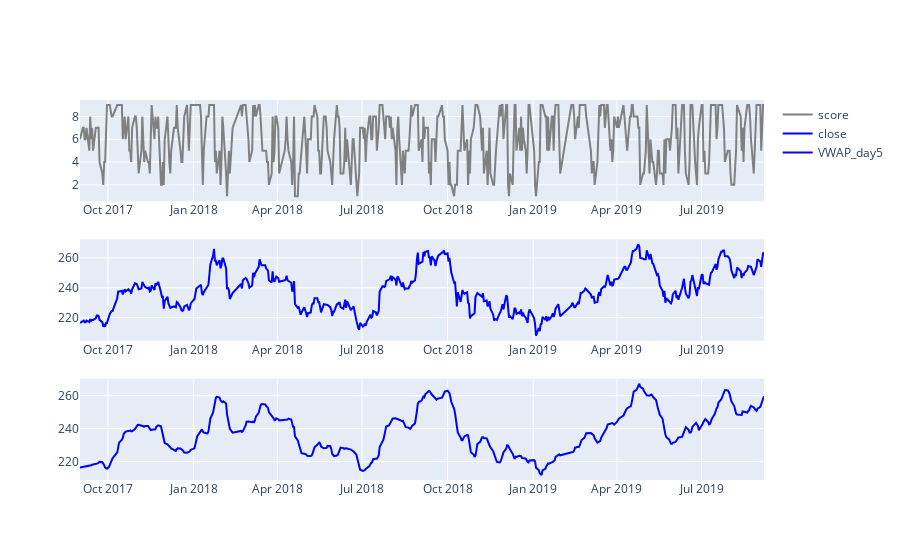

Write notebook code for a chart like this one.
### Code cell
df1 = d[d.StockNo == '2330'].sort_values(by='ts').reset_index(drop=True)
df1['future_return']
fig2 = make_subplots(rows=3, cols=1)

fig2.append_trace(
    go.Scatter(
        x=df1['ts'],
        y=df1['score'],
        mode="lines",
        line=go.scatter.Line(color="gray"),
        name="score",
        ),
    
    row=1, col=1,
)

fig2.append_trace(
    go.Scatter(
        x=df1['ts'],
        y=df1['close'],
        mode="lines",
        line=go.scatter.Line(color="blue"),
        name="close",
        ),
    
    row=2, col=1,
)

fig2.append_trace(
    go.Scatter(
        x=df1['ts'],
        y=df1['VWAP_day5'],
        mode="lines",
        line=go.scatter.Line(color="blue"),
        name="VWAP_day5",
        ),
    
    row=3, col=1,
)

# fig.update_layout(xaxis_rangeslider_visible=False, width=800)
# fig2.update_layout(width=835,height=300)
# fig2.update_yaxes(range=[0, 1])

fig2.show()
# fig.show()

### Figure 1 — Plotly figure (JSON) as saved in the notebook; plotly's stock layout.template omitted (floating-point values rounded to 4 significant figures; data arrays with more than 128 entries replaced by an {"elided": "..."} marker saying what was removed)
{"data": [{"line": {"color": "gray"}, "mode": "lines", "name": "score", "type": "scatter", "x": {"elided": "495 str values"}, "xaxis": "x", "y": {"elided": "495 int values"}, "yaxis": "y"}, {"line": {"color": "blue"}, "mode": "lines", "name": "close", "type": "scatter", "x": {"elided": "495 str values"}, "xaxis": "x2", "y": {"elided": "495 float values"}, "yaxis": "y2"}, {"line": {"color": "blue"}, "mode": "lines", "name": "VWAP_day5", "type": "scatter", "x": {"elided": "495 str values"}, "xaxis": "x3", "y": {"elided": "495 float values"}, "yaxis": "y3"}], "layout": {"xaxis": {"anchor": "y", "domain": [0, 1]}, "xaxis2": {"anchor": "y2", "domain": [0, 1]}, "xaxis3": {"anchor": "y3", "domain": [0, 1]}, "yaxis": {"anchor": "x", "domain": [0.7333, 1]}, "yaxis2": {"anchor": "x2", "domain": [0.3667, 0.6333]}, "yaxis3": {"anchor": "x3", "domain": [0, 0.2667]}}}
